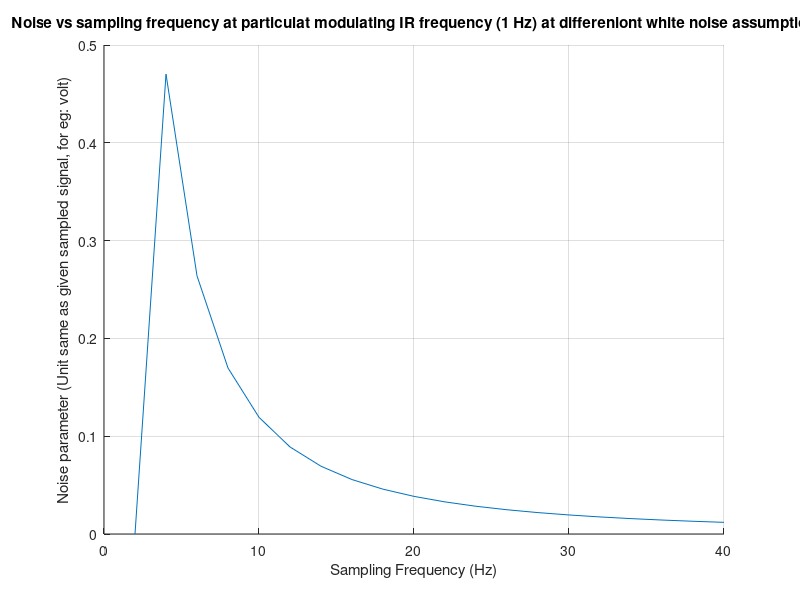

The MATLAB script that drew this image:
% The script calculates the FFT of given sampled IR signal.
% clc;
% clear all;
% close all;
f=1:10; % Modulating frequency of IR signal
k=1:20;
% fs=k.*f; %Samping frequency ; Sampling frequency should always be greater or equal to 2 times of IR signal frequency
% t=0:1/fs:1/f; % For sampling timing index
xn=0; % Noise signal , assuming white noise

for i=1:1
    for j=1:length(k)
        fs(j)=k(j).*2*f(i); %Samping frequency ; Sampling frequency should always be greater or equal to 2 times of IR signal frequency
        t=0:1/fs(j):1/f(i); % For sampling timing index
        xs=3*sin(2*pi*f(i)*t); % IR signal at modulating rfrequency
        x=xs+xn; % Total signal (original plus noise signal)
        X=1/length(x)*fft(x,size(x,2)); % Fast Fourier Transform (FFT) of IR modulated sampled signal
        Xa=abs(X); % Absolute 
%       fx=linspace(-fs(j)/2,fs(j)/2,length(X)); % FFT provides frequency spectrum only between -fs/2 to +fs/2
        XaShifted=fftshift(Xa); %  for visualizing the Fourier transform with the zero-frequency component in the middle of the spectrum 
        signalAmpatf=max(XaShifted); %Assuming the maximum amplitude is signal amplitude
        noiseVal(i,j)=abs((sum(abs(XaShifted))-2*abs(signalAmpatf))/(length(XaShifted)-2)); %
       
    end 
end
hold on
plot(fs,noiseVal(1,:));
grid on;
xlabel('Sampling Frequency (Hz)');
ylabel('Noise parameter (Unit same as given sampled signal, for eg: volt)');
title('Noise vs sampling frequency at particulat modulating IR frequency (1 Hz) at differeniont white noise assumption') ;